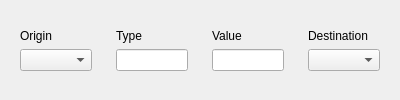
<?xml version="1.0" encoding="UTF-8"?>
<ui version="4.0">
 <class>EventReturn</class>
 <widget class="QWidget" name="EventReturn">
  <property name="geometry">
   <rect>
    <x>0</x>
    <y>0</y>
    <width>400</width>
    <height>100</height>
   </rect>
  </property>
  <property name="windowTitle">
   <string>Form</string>
  </property>
  <layout class="QHBoxLayout" name="horizontalLayout">
   <item>
    <widget class="QWidget" name="widget" native="true">
     <layout class="QVBoxLayout" name="verticalLayout">
      <item>
       <spacer name="verticalSpacer_2">
        <property name="orientation">
         <enum>Qt::Vertical</enum>
        </property>
        <property name="sizeHint" stdset="0">
         <size>
          <width>20</width>
          <height>40</height>
         </size>
        </property>
       </spacer>
      </item>
      <item>
       <widget class="QLabel" name="label">
        <property name="sizePolicy">
         <sizepolicy hsizetype="Preferred" vsizetype="Preferred">
          <horstretch>1</horstretch>
          <verstretch>0</verstretch>
         </sizepolicy>
        </property>
        <property name="text">
         <string>Origin</string>
        </property>
       </widget>
      </item>
      <item>
       <widget class="QComboBox" name="originComboBox">
        <property name="sizePolicy">
         <sizepolicy hsizetype="Preferred" vsizetype="Fixed">
          <horstretch>5</horstretch>
          <verstretch>0</verstretch>
         </sizepolicy>
        </property>
       </widget>
      </item>
      <item>
       <spacer name="verticalSpacer">
        <property name="orientation">
         <enum>Qt::Vertical</enum>
        </property>
        <property name="sizeHint" stdset="0">
         <size>
          <width>20</width>
          <height>40</height>
         </size>
        </property>
       </spacer>
      </item>
     </layout>
    </widget>
   </item>
   <item>
    <widget class="QWidget" name="widget_4" native="true">
     <layout class="QVBoxLayout" name="verticalLayout_4">
      <item>
       <spacer name="verticalSpacer_7">
        <property name="orientation">
         <enum>Qt::Vertical</enum>
        </property>
        <property name="sizeHint" stdset="0">
         <size>
          <width>20</width>
          <height>40</height>
         </size>
        </property>
       </spacer>
      </item>
      <item>
       <widget class="QLabel" name="label_4">
        <property name="text">
         <string>Type</string>
        </property>
       </widget>
      </item>
      <item>
       <widget class="QLineEdit" name="returnLineEdit"/>
      </item>
      <item>
       <spacer name="verticalSpacer_8">
        <property name="orientation">
         <enum>Qt::Vertical</enum>
        </property>
        <property name="sizeHint" stdset="0">
         <size>
          <width>20</width>
          <height>40</height>
         </size>
        </property>
       </spacer>
      </item>
     </layout>
    </widget>
   </item>
   <item>
    <widget class="QWidget" name="widget_2" native="true">
     <layout class="QVBoxLayout" name="verticalLayout_2">
      <item>
       <spacer name="verticalSpacer_3">
        <property name="orientation">
         <enum>Qt::Vertical</enum>
        </property>
        <property name="sizeHint" stdset="0">
         <size>
          <width>20</width>
          <height>40</height>
         </size>
        </property>
       </spacer>
      </item>
      <item>
       <widget class="QLabel" name="label_2">
        <property name="text">
         <string>Value</string>
        </property>
       </widget>
      </item>
      <item>
       <widget class="QLineEdit" name="valueLineEdit"/>
      </item>
      <item>
       <spacer name="verticalSpacer_4">
        <property name="orientation">
         <enum>Qt::Vertical</enum>
        </property>
        <property name="sizeHint" stdset="0">
         <size>
          <width>20</width>
          <height>40</height>
         </size>
        </property>
       </spacer>
      </item>
     </layout>
    </widget>
   </item>
   <item>
    <widget class="QWidget" name="widget_3" native="true">
     <layout class="QVBoxLayout" name="verticalLayout_3">
      <item>
       <spacer name="verticalSpacer_6">
        <property name="orientation">
         <enum>Qt::Vertical</enum>
        </property>
        <property name="sizeHint" stdset="0">
         <size>
          <width>20</width>
          <height>40</height>
         </size>
        </property>
       </spacer>
      </item>
      <item>
       <widget class="QLabel" name="label_3">
        <property name="text">
         <string>Destination</string>
        </property>
       </widget>
      </item>
      <item>
       <widget class="QComboBox" name="destinationComboBox">
        <property name="currentText">
         <string/>
        </property>
       </widget>
      </item>
      <item>
       <spacer name="verticalSpacer_5">
        <property name="orientation">
         <enum>Qt::Vertical</enum>
        </property>
        <property name="sizeHint" stdset="0">
         <size>
          <width>20</width>
          <height>40</height>
         </size>
        </property>
       </spacer>
      </item>
     </layout>
    </widget>
   </item>
  </layout>
 </widget>
 <resources/>
 <connections/>
</ui>
